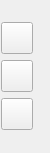
<?xml version="1.0" encoding="UTF-8"?>
<ui version="4.0">
 <class>Right_ToolBar</class>
 <widget class="QFrame" name="Right_ToolBar">
  <property name="geometry">
   <rect>
    <x>0</x>
    <y>0</y>
    <width>50</width>
    <height>153</height>
   </rect>
  </property>
  <property name="sizePolicy">
   <sizepolicy hsizetype="Fixed" vsizetype="Preferred">
    <horstretch>0</horstretch>
    <verstretch>0</verstretch>
   </sizepolicy>
  </property>
  <property name="minimumSize">
   <size>
    <width>30</width>
    <height>0</height>
   </size>
  </property>
  <property name="maximumSize">
   <size>
    <width>50</width>
    <height>16777215</height>
   </size>
  </property>
  <property name="windowTitle">
   <string>Frame</string>
  </property>
  <property name="styleSheet">
   <string notr="true">#Right_ToolBar{border-image: url(:/right);}</string>
  </property>
  <property name="frameShape">
   <enum>QFrame::NoFrame</enum>
  </property>
  <property name="frameShadow">
   <enum>QFrame::Plain</enum>
  </property>
  <property name="lineWidth">
   <number>0</number>
  </property>
  <layout class="QVBoxLayout" name="verticalLayout_2">
   <property name="spacing">
    <number>0</number>
   </property>
   <property name="leftMargin">
    <number>0</number>
   </property>
   <property name="topMargin">
    <number>0</number>
   </property>
   <property name="rightMargin">
    <number>0</number>
   </property>
   <property name="bottomMargin">
    <number>0</number>
   </property>
   <item>
    <widget class="QWidget" name="verticalWidget" native="true">
     <property name="sizePolicy">
      <sizepolicy hsizetype="Minimum" vsizetype="Preferred">
       <horstretch>0</horstretch>
       <verstretch>0</verstretch>
      </sizepolicy>
     </property>
     <property name="maximumSize">
      <size>
       <width>1677215</width>
       <height>16777215</height>
      </size>
     </property>
     <property name="styleSheet">
      <string notr="true">#verticalWidget{
border-image: url(:/right);
}</string>
     </property>
     <layout class="QVBoxLayout" name="verticalLayout">
      <property name="spacing">
       <number>0</number>
      </property>
      <property name="sizeConstraint">
       <enum>QLayout::SetMinimumSize</enum>
      </property>
      <property name="leftMargin">
       <number>1</number>
      </property>
      <property name="topMargin">
       <number>16</number>
      </property>
      <property name="rightMargin">
       <number>0</number>
      </property>
      <property name="bottomMargin">
       <number>15</number>
      </property>
      <item>
       <widget class="QToolButton" name="btn_right_hide">
        <property name="minimumSize">
         <size>
          <width>32</width>
          <height>32</height>
         </size>
        </property>
        <property name="styleSheet">
         <string notr="true">#btn_right_hide{
border-image: url(:/images/eye.png);
}
#btn_right_hide:hover{
border-image: url(:/images/eye_h.png);
}
#btn_right_hide:pressed{
border-image: url(:/images/eye_p.png);
}</string>
        </property>
        <property name="text">
         <string/>
        </property>
       </widget>
      </item>
      <item>
       <widget class="QToolButton" name="btn_right_relocate">
        <property name="minimumSize">
         <size>
          <width>32</width>
          <height>32</height>
         </size>
        </property>
        <property name="styleSheet">
         <string notr="true">QToolButton{
border-image: url(:/images/location.png);
}
QToolButton:hover{
border-image: url(:/images/location_p.png);
}</string>
        </property>
        <property name="text">
         <string/>
        </property>
        <property name="shortcut">
         <string>Ctrl+L</string>
        </property>
       </widget>
      </item>
      <item>
       <widget class="QToolButton" name="btn_right_close">
        <property name="minimumSize">
         <size>
          <width>32</width>
          <height>32</height>
         </size>
        </property>
        <property name="styleSheet">
         <string notr="true">QToolButton{
border-image: url(:/images/x.png);
}
QToolButton:hover{
border-image: url(:/images/x_p.png);
}</string>
        </property>
        <property name="text">
         <string/>
        </property>
        <property name="shortcut">
         <string>Esc</string>
        </property>
       </widget>
      </item>
     </layout>
    </widget>
   </item>
  </layout>
 </widget>
 <resources/>
 <connections/>
</ui>
